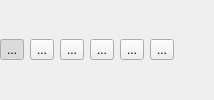
        <widget class="QWidget" native="1" name="widget" >
         <property name="layoutDirection" >
          <enum>Qt::LeftToRight</enum>
         </property>
         <layout class="QHBoxLayout" >
          <property name="leftMargin" >
           <number>0</number>
          </property>
          <property name="topMargin" >
           <number>0</number>
          </property>
          <property name="rightMargin" >
           <number>0</number>
          </property>
          <property name="bottomMargin" >
           <number>0</number>
          </property>
          <item>
           <widget class="QToolButton" name="pen_button" >
            <property name="text" >
             <string>...</string>
            </property>
            <property name="icon" >
             <iconset resource="meshlab.qrc" >:/images/paintbrush-22.png</iconset>
            </property>
            <property name="checkable" >
             <bool>true</bool>
            </property>
            <property name="checked" >
             <bool>true</bool>
            </property>
            <property name="autoExclusive" >
             <bool>true</bool>
            </property>
           </widget>
          </item>
          <item>
           <widget class="QToolButton" name="fill_button" >
            <property name="text" >
             <string>...</string>
            </property>
            <property name="icon" >
             <iconset resource="meshlab.qrc" >:/images/bucket-fill-22.png</iconset>
            </property>
            <property name="checkable" >
             <bool>true</bool>
            </property>
            <property name="autoExclusive" >
             <bool>true</bool>
            </property>
           </widget>
          </item>
          <item>
           <widget class="QToolButton" name="gradient_button" >
            <property name="text" >
             <string>...</string>
            </property>
            <property name="icon" >
             <iconset resource="meshlab.qrc" >:/images/blend-22.png</iconset>
            </property>
            <property name="checkable" >
             <bool>true</bool>
            </property>
            <property name="autoExclusive" >
             <bool>true</bool>
            </property>
           </widget>
          </item>
          <item>
           <widget class="QToolButton" name="smooth_button" >
            <property name="enabled" >
             <bool>true</bool>
            </property>
            <property name="text" >
             <string>...</string>
            </property>
            <property name="icon" >
             <iconset resource="meshlab.qrc" >:/images/blur-22.png</iconset>
            </property>
            <property name="checkable" >
             <bool>true</bool>
            </property>
            <property name="autoExclusive" >
             <bool>true</bool>
            </property>
           </widget>
          </item>
          <item>
           <widget class="QToolButton" name="clone_button" >
            <property name="enabled" >
             <bool>true</bool>
            </property>
            <property name="text" >
             <string>...</string>
            </property>
            <property name="icon" >
             <iconset resource="meshlab.qrc" >:/images/clone-22.png</iconset>
            </property>
            <property name="checkable" >
             <bool>true</bool>
            </property>
            <property name="autoExclusive" >
             <bool>true</bool>
            </property>
           </widget>
          </item>
          <item>
           <widget class="QToolButton" name="pick_button" >
            <property name="enabled" >
             <bool>true</bool>
            </property>
            <property name="text" >
             <string>...</string>
            </property>
            <property name="icon" >
             <iconset resource="meshlab.qrc" >:/images/color-picker-22.png</iconset>
            </property>
            <property name="checkable" >
             <bool>true</bool>
            </property>
            <property name="autoExclusive" >
             <bool>true</bool>
            </property>
           </widget>
          </item>
          <item>
           <spacer>
            <property name="orientation" >
             <enum>Qt::Horizontal</enum>
            </property>
            <property name="sizeHint" >
             <size>
              <width>40</width>
              <height>20</height>
             </size>
            </property>
           </spacer>
          </item>
         </layout>
        </widget>
